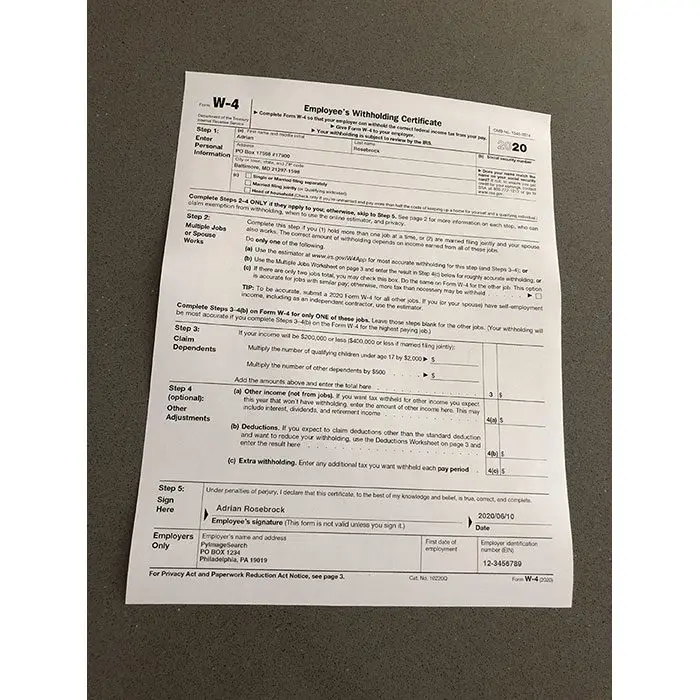
#> input picture Lab2/image.jpg, 700 x 700 px
$ python align_images.py
#> lines starting #> are read from the running program, lines starting #| are printed output that depends on the picture
#> further down, image is the input picture: shape (700, 700, 3); mean B, G, R 164.1, 171.7, 177.1
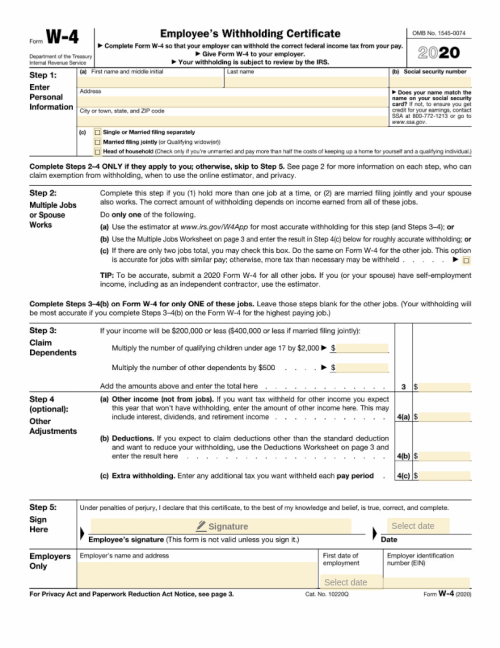
#> input picture Lab2/main.png, 500 x 648 px
#> further down, template is the input picture: shape (648, 500, 3); mean B, G, R 233.5, 236.1, 237
import numpy as np
import imutils
import cv2

def align_images(image, template, maxFeatures=500, keepPrecent=0.2, debug=False):
#> called with maxFeatures = 500, keepPrecent = 0.2, debug = True
  imageGray = cv2.cvtColor(image, cv2.COLOR_BGR2GRAY)
  templateGray = cv2.cvtColor(template, cv2.COLOR_BGR2GRAY)
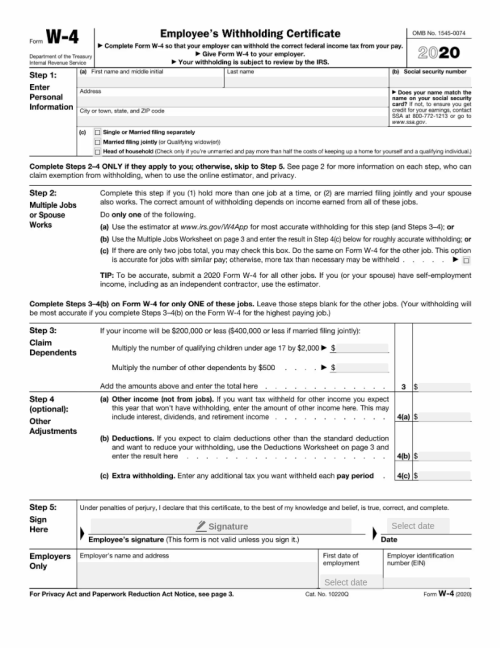
#> templateGray: shape (648, 500); min 0, max 255, mean 236.1

  orb = cv2.ORB_create(maxFeatures)
  (kpsA, descA) = orb.detectAndCompute(imageGray, None)
#> kpsA = 500 keypoints; strongest (x, y, size): (525, 149, 31), (523, 151, 31), (515, 143, 31), (522, 144, 31)
  (kpsB, descB) = orb.detectAndCompute(templateGray, None)
#> kpsB = 500 keypoints; strongest (x, y, size): (290, 33, 31), (63, 37, 31), (446, 54, 31), (443, 50, 31)

  method = cv2.DESCRIPTOR_MATCHER_BRUTEFORCE_HAMMING
  matcher = cv2.DescriptorMatcher_create(method)
  matches = matcher.match(descA, descB)
#> matches = 500 matches

  # Sorting
  matches = sorted(matches, key=lambda x:x.distance)

  keep = int(len(matches) * keepPrecent)
#> keep = 100

  matches = matches[:keep]
#> matches = 100 matches

  ptsA = np.zeros((len(matches), 2), dtype="float")
#> ptsA = 100 pairs, first value 0 to 0, second value 0 to 0
  ptsB = np.zeros((len(matches), 2), dtype="float")
#> ptsB = 100 pairs, first value 0 to 0, second value 0 to 0

  if debug:
    matchedVis = cv2.drawMatches(image, kpsA, template, kpsB, matches, None)
    matchedVis = imutils.resize(matchedVis, width=1000)
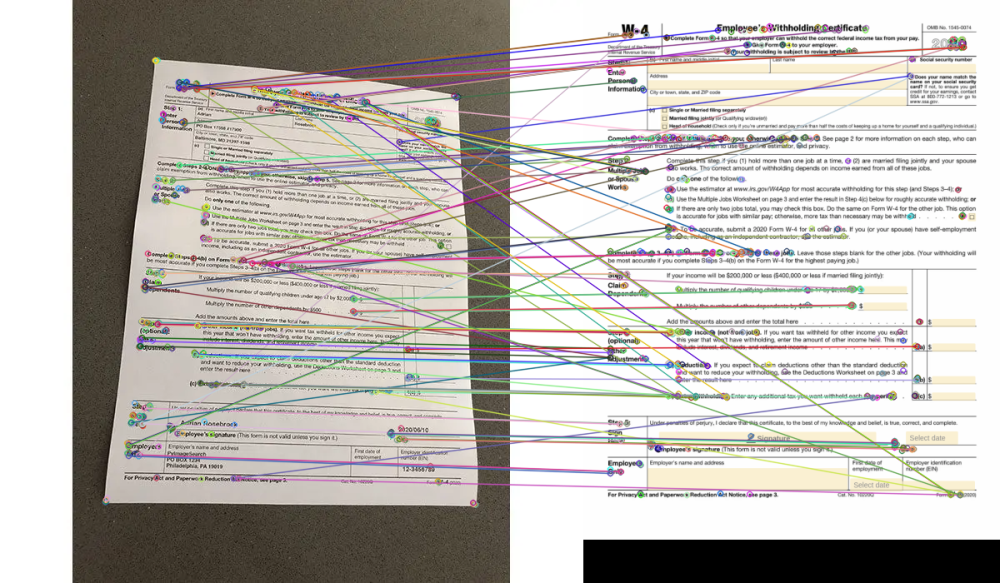
#> matchedVis: shape (583, 1000, 3); mean B, G, R 179.9, 184.4, 188.8
    cv2.imshow("Matched Keypoints", matchedVis)
    cv2.waitKey(0)

  for (i, m) in enumerate(matches):
    ptsA[i] = kpsA[m.queryIdx].pt
    ptsB[i] = kpsB[m.trainIdx].pt
#> this loop made 100 passes
#> after the loop, ptsA = 100 pairs, first value 153.6 to 489.4, second value 98 to 574; ptsB = 100 pairs, first value 32 to 456, second value 36 to 594

  # returned matrix 3,3
  (H, mask) = cv2.findHomography(ptsA, ptsB, method=cv2.RANSAC)
#> H = [[1.2, 0.138, -223.2], [-0.166, 1.4, -72.11], [-0.000245, 0.000399, 1]]; mask = 100 values, max 1 at index 0, min 0 at index 11, mean 0.52

  (h, w) = template.shape[:2]
#> h = 648; w = 500

  # We used warpPerspective instead of warpAffine since warpPerspective works with 3,3 and warpAffine works with 2,2
  aligned = cv2.warpPerspective(image, H, (w, h))
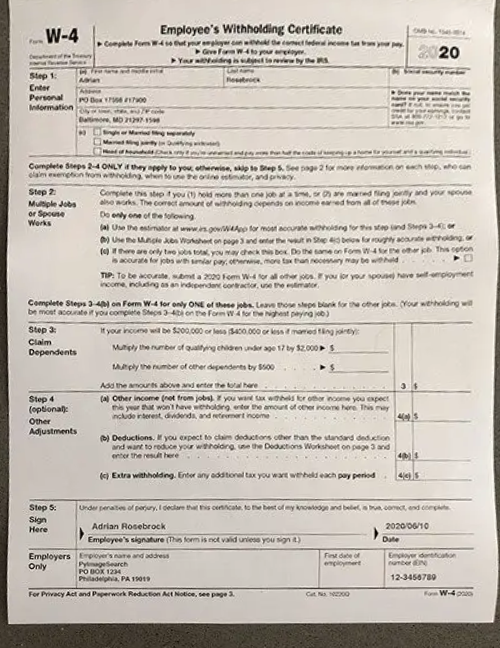
#> aligned: shape (648, 500, 3); mean B, G, R 181.7, 190.4, 197.6

  return aligned

image = cv2.imread("image.jpg")
template = cv2.imread("main.png")

print("Aligning images")

aligned = align_images(image, template, debug=True)

aligned = imutils.resize(aligned, width=700)
#> aligned: shape (907, 700, 3)
template = imutils.resize(template, width=700)
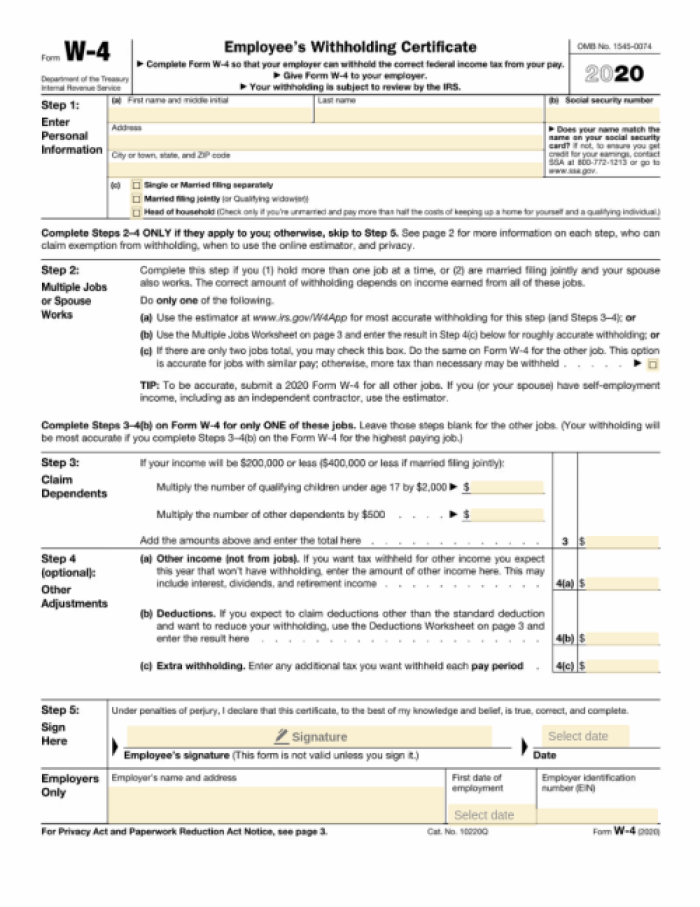
#> template: shape (907, 700, 3); mean B, G, R 233.5, 236.1, 236.9

stacked = np.hstack([aligned, template])
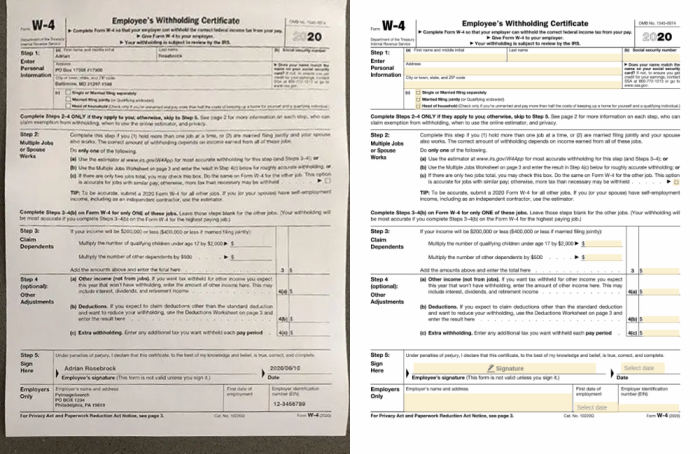
#> stacked: shape (907, 1400, 3) (shown at 1/2 size); mean B, G, R 207.6, 213.2, 217.2

overlay = template.copy()
output = aligned.copy()
cv2.addWeighted(overlay,0.5, output, 0.5, 0, output)
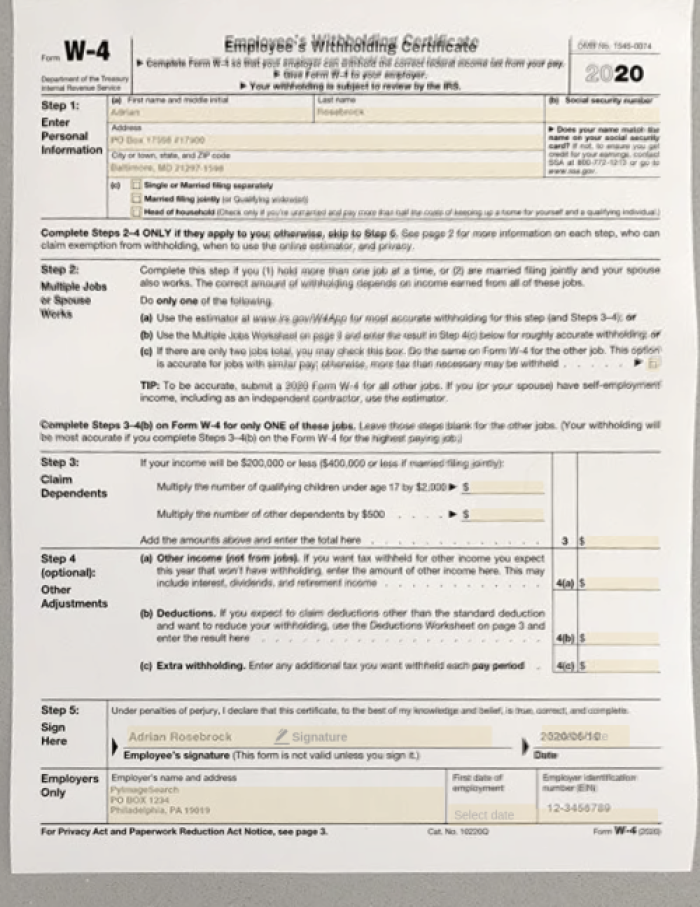
#> output: shape (907, 700, 3); mean B, G, R 207.6, 213.2, 217.2
cv2.imshow("Aligned image stacked", stacked)
cv2.imshow("Aligned iamge overlay", output)
cv2.waitKey(0)
